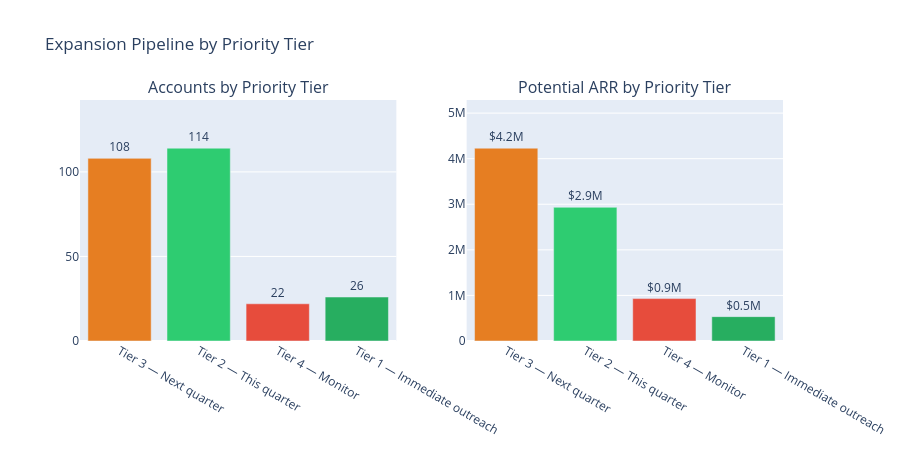

Notebook source saved alongside this figure:
### Code cell
tier_colors = {
    'Tier 1 — Immediate outreach': '#27ae60',
    'Tier 2 — This quarter':       '#2ecc71',
    'Tier 3 — Next quarter':       '#e67e22',
    'Tier 4 — Monitor':            '#e74c3c'
}

fig = make_subplots(
    rows=1, cols=2,
    subplot_titles=[
        'Accounts by Priority Tier',
        'Potential ARR by Priority Tier'
    ]
)

tier_counts = (df.groupby('outreach_priority')
               .agg(
                   accounts        =('account_id', 'count'),
                   total_arr       =('potential_arr_uplift', 'sum')
               )
               .reset_index()
               .sort_values('total_arr', ascending=False))

colors = [tier_colors[t] for t in tier_counts['outreach_priority']]

fig.add_trace(go.Bar(
    x=tier_counts['outreach_priority'],
    y=tier_counts['accounts'],
    marker_color=colors,
    text=tier_counts['accounts'],
    textposition='outside',
    showlegend=False
), row=1, col=1)

fig.add_trace(go.Bar(
    x=tier_counts['outreach_priority'],
    y=tier_counts['total_arr'],
    marker_color=colors,
    text=[f"${x/1e6:.1f}M" for x in tier_counts['total_arr']],
    textposition='outside',
    showlegend=False
), row=1, col=2)

max_arr = tier_counts['total_arr'].max()
fig.update_yaxes(range=[0, tier_counts['accounts'].max() * 1.25],
                 row=1, col=1)
fig.update_yaxes(range=[0, max_arr * 1.25], row=1, col=2)

fig.update_layout(
    height=450,
    font=dict(size=12),
    title='Expansion Pipeline by Priority Tier'
)
fig.show()

### Figure 1 — Plotly figure (JSON) as saved in the notebook; plotly's stock layout.template omitted (floating-point values rounded to 4 significant figures)
{"data": [{"marker": {"color": ["#e67e22", "#2ecc71", "#e74c3c", "#27ae60"]}, "showlegend": false, "text": [108.0, 114.0, 22.0, 26.0], "textposition": "outside", "type": "bar", "x": ["Tier 3 — Next quarter", "Tier 2 — This quarter", "Tier 4 — Monitor", "Tier 1 — Immediate outreach"], "xaxis": "x", "y": [108, 114, 22, 26], "yaxis": "y"}, {"marker": {"color": ["#e67e22", "#2ecc71", "#e74c3c", "#27ae60"]}, "showlegend": false, "text": ["$4.2M", "$2.9M", "$0.9M", "$0.5M"], "textposition": "outside", "type": "bar", "x": ["Tier 3 — Next quarter", "Tier 2 — This quarter", "Tier 4 — Monitor", "Tier 1 — Immediate outreach"], "xaxis": "x2", "y": [4230036, 2933028, 930804, 534432], "yaxis": "y2"}], "layout": {"annotations": [{"font": {"size": 16}, "showarrow": false, "text": "Accounts by Priority Tier", "x": 0.225, "xanchor": "center", "xref": "paper", "y": 1, "yanchor": "bottom", "yref": "paper"}, {"font": {"size": 16}, "showarrow": false, "text": "Potential ARR by Priority Tier", "x": 0.775, "xanchor": "center", "xref": "paper", "y": 1, "yanchor": "bottom", "yref": "paper"}], "font": {"size": 12}, "height": 450, "title": {"text": "Expansion Pipeline by Priority Tier"}, "xaxis": {"anchor": "y", "domain": [0, 0.45]}, "xaxis2": {"anchor": "y2", "domain": [0.55, 1]}, "yaxis": {"anchor": "x", "domain": [0, 1], "range": [0, 142.5]}, "yaxis2": {"anchor": "x2", "domain": [0, 1], "range": [0, 5287545]}}}
